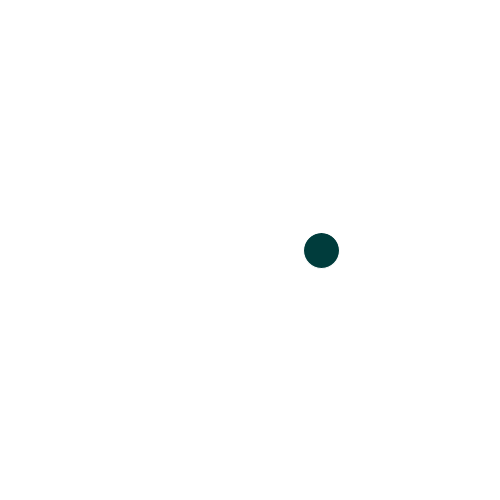
Frame 1 (no input)
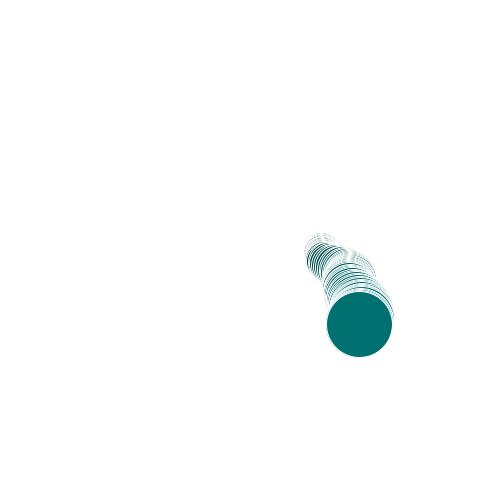
Frame 60 (the mouse pressed at the canvas centre just before this capture)
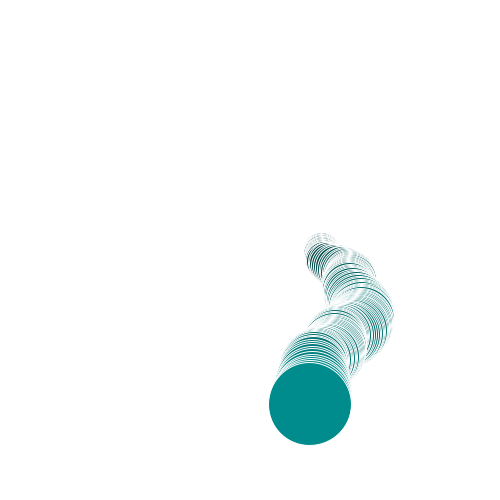
Frame 120 (the mouse held since frame 60 and released just before this capture)

The Processing sketch that drew these frames (run headless with seeded random() and noise(); from frame 60 on, the mouse is pressed at the canvas centre):

// Processing sketch: processing_141625
// ── processing_141625.pde

ArrayList<Circle> circles;
Circle circle;
int count;

void setup(){
  size(500,500);
  background(255);
  circles = new ArrayList();
  count = 0;
  generateCircle(125, 400);

}

void draw(){
 
 //float tempR = noise(12.5,12.5)*400;
   circles.get(count).move();
   circles.get(count).display();
 
}

void mouseReleased(){
  generateCircle(375, 300);
  count=count+1;
}

void generateCircle(int f, int s){
  float tempR = noise(f,f)*s;
  float ff = (float)f;
  circles.add(new Circle(tempR, ff, ff));
}
class Circle{
 float r;
 float x,y;
 float xspeed,yspeed;
 float i;
 float colr;
 float xstart, ystart;
 
 Circle(float rad, float ix, float uy){
   //r = rad;

   i=0.0;
   x = ix;
   y = uy;
   xstart=250+cos(i-0.01);
   ystart = 250+cos(i-0.01);
   colr=random(255);
 }

 // boolean testPos(){
  
//  }
  
  void move(){
      i+=0.01;
      x = 250+cos(i);
      y = 250+sin(i);
      r= noise(x,y)*300;
      colr = r/300*255;
      x=250+r*cos(i);
      y=250+r*sin(i);

  }
  
  void display(){
    stroke(255);
    //noStroke();
    fill(0,colr,colr);
    ellipse(x,y,r/2,r/2);
  }
}
